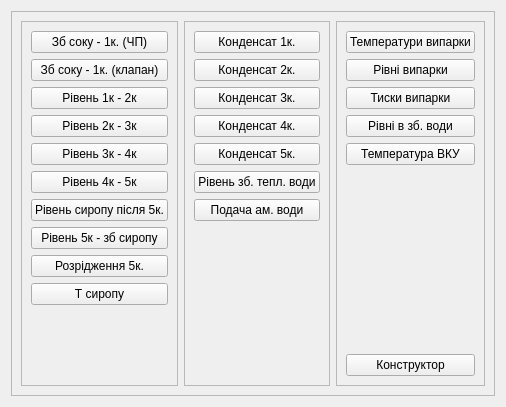
     <widget class="QWidget" name="tab">
      <attribute name="title">
       <string>Випарка</string>
      </attribute>
      <layout class="QHBoxLayout" name="horizontalLayout_6">
       <item>
        <widget class="QFrame" name="frame_3">
         <property name="frameShape">
          <enum>QFrame::StyledPanel</enum>
         </property>
         <property name="frameShadow">
          <enum>QFrame::Raised</enum>
         </property>
         <layout class="QHBoxLayout" name="horizontalLayout_5">
          <item>
           <widget class="QFrame" name="frame_Reg_3">
            <property name="frameShape">
             <enum>QFrame::StyledPanel</enum>
            </property>
            <property name="frameShadow">
             <enum>QFrame::Sunken</enum>
            </property>
            <layout class="QVBoxLayout" name="verticalLayout_7">
             <item>
              <widget class="QPushButton" name="v1reg16_trend_2_0">
               <property name="text">
                <string>Зб соку - 1к. (ЧП)</string>
               </property>
              </widget>
             </item>
             <item>
              <widget class="QPushButton" name="v1reg01_trend_2_0">
               <property name="text">
                <string>Зб соку - 1к. (клапан)</string>
               </property>
              </widget>
             </item>
             <item>
              <widget class="QPushButton" name="v1reg02_trend_2_0">
               <property name="text">
                <string>Рівень 1к - 2к</string>
               </property>
              </widget>
             </item>
             <item>
              <widget class="QPushButton" name="v1reg03_trend_2_0">
               <property name="text">
                <string>Рівень 2к - 3к</string>
               </property>
              </widget>
             </item>
             <item>
              <widget class="QPushButton" name="v1reg04_trend_2_0">
               <property name="text">
                <string>Рівень 3к - 4к</string>
               </property>
              </widget>
             </item>
             <item>
              <widget class="QPushButton" name="v1reg05_trend_2_0">
               <property name="text">
                <string>Рівень 4к - 5к</string>
               </property>
              </widget>
             </item>
             <item>
              <widget class="QPushButton" name="v1reg06_trend_2_0">
               <property name="text">
                <string>Рівень сиропу після 5к.</string>
               </property>
              </widget>
             </item>
             <item>
              <widget class="QPushButton" name="v1reg07_trend_2_0">
               <property name="text">
                <string>Рівень 5к - зб сиропу</string>
               </property>
              </widget>
             </item>
             <item>
              <widget class="QPushButton" name="v1reg15_trend_2_0">
               <property name="text">
                <string>Розрідження 5к.</string>
               </property>
              </widget>
             </item>
             <item>
              <widget class="QPushButton" name="v1reg13_trend_2_0">
               <property name="text">
                <string>Т сиропу</string>
               </property>
              </widget>
             </item>
             <item>
              <spacer name="verticalSpacer_7">
               <property name="orientation">
                <enum>Qt::Vertical</enum>
               </property>
               <property name="sizeHint" stdset="0">
                <size>
                 <width>20</width>
                 <height>71</height>
                </size>
               </property>
              </spacer>
             </item>
            </layout>
           </widget>
          </item>
          <item>
           <widget class="QFrame" name="frame_Val_3">
            <property name="frameShape">
             <enum>QFrame::StyledPanel</enum>
            </property>
            <property name="frameShadow">
             <enum>QFrame::Sunken</enum>
            </property>
            <layout class="QVBoxLayout" name="verticalLayout_8">
             <item>
              <widget class="QPushButton" name="v1reg08_trend_2_0">
               <property name="text">
                <string>Конденсат 1к.</string>
               </property>
              </widget>
             </item>
             <item>
              <widget class="QPushButton" name="v1reg09_trend_2_0">
               <property name="text">
                <string>Конденсат 2к.</string>
               </property>
              </widget>
             </item>
             <item>
              <widget class="QPushButton" name="v1reg10_trend_2_0">
               <property name="text">
                <string>Конденсат 3к.</string>
               </property>
              </widget>
             </item>
             <item>
              <widget class="QPushButton" name="v1reg11_trend_2_0">
               <property name="text">
                <string>Конденсат 4к.</string>
               </property>
              </widget>
             </item>
             <item>
              <widget class="QPushButton" name="v1reg12_trend_2_0">
               <property name="text">
                <string>Конденсат 5к.</string>
               </property>
              </widget>
             </item>
             <item>
              <widget class="QPushButton" name="v1reg14_trend_2_0">
               <property name="text">
                <string>Рівень зб. тепл. води</string>
               </property>
              </widget>
             </item>
             <item>
              <widget class="QPushButton" name="v1amvoda_trend_2_0">
               <property name="text">
                <string>Подача ам. води</string>
               </property>
              </widget>
             </item>
             <item>
              <spacer name="verticalSpacer_8">
               <property name="orientation">
                <enum>Qt::Vertical</enum>
               </property>
               <property name="sizeHint" stdset="0">
                <size>
                 <width>20</width>
                 <height>145</height>
                </size>
               </property>
              </spacer>
             </item>
            </layout>
           </widget>
          </item>
          <item>
           <widget class="QFrame" name="frame_Other_3">
            <property name="frameShape">
             <enum>QFrame::StyledPanel</enum>
            </property>
            <property name="frameShadow">
             <enum>QFrame::Sunken</enum>
            </property>
            <layout class="QVBoxLayout" name="verticalLayout_9">
             <item>
              <widget class="QPushButton" name="v1temp_trend_2_0">
               <property name="text">
                <string>Температури випарки</string>
               </property>
              </widget>
             </item>
             <item>
              <widget class="QPushButton" name="v1level_trend_2_0">
               <property name="text">
                <string>Рівні випарки</string>
               </property>
              </widget>
             </item>
             <item>
              <widget class="QPushButton" name="v1presh_trend_2_0">
               <property name="text">
                <string>Тиски випарки</string>
               </property>
              </widget>
             </item>
             <item>
              <widget class="QPushButton" name="v1water_trend_2_0">
               <property name="text">
                <string>Рівні в зб. води</string>
               </property>
              </widget>
             </item>
             <item>
              <widget class="QPushButton" name="v1reg18_trend_2_0">
               <property name="text">
                <string>Температура ВКУ</string>
               </property>
              </widget>
             </item>
             <item>
              <spacer name="verticalSpacer_9">
               <property name="orientation">
                <enum>Qt::Vertical</enum>
               </property>
               <property name="sizeHint" stdset="0">
                <size>
                 <width>20</width>
                 <height>145</height>
                </size>
               </property>
              </spacer>
             </item>
             <item>
              <widget class="QPushButton" name="construct_trend_2_0">
               <property name="text">
                <string>Конструктор</string>
               </property>
              </widget>
             </item>
            </layout>
           </widget>
          </item>
         </layout>
        </widget>
       </item>
      </layout>
     </widget>
